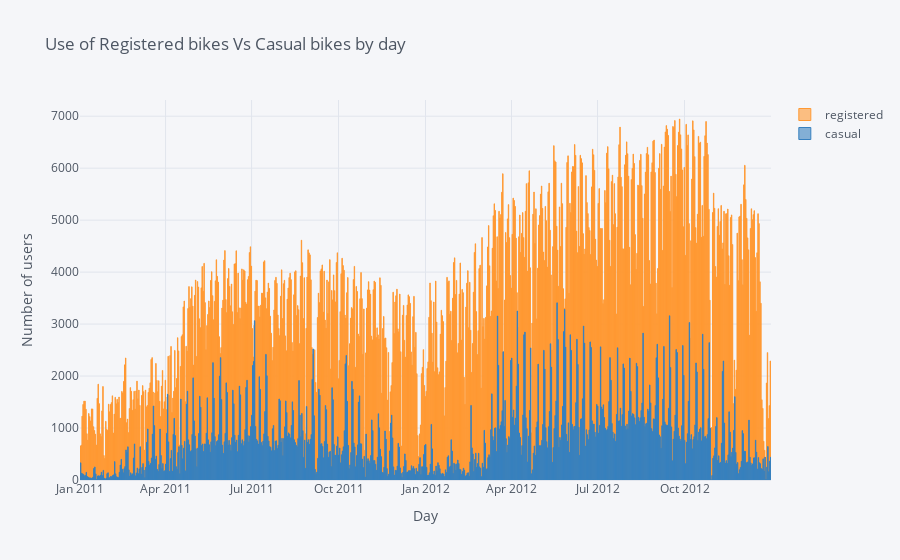

Notebook code for this chart:
### Code cell
daily[['registered','casual']].iplot(kind='bar',
                            title='Use of Registered bikes Vs Casual bikes by day',         
                            xTitle='Day',
                            yTitle='Number of users')

### Figure 1 — Plotly figure (JSON) as saved in the notebook; plotly's stock layout.template omitted (floating-point values rounded to 4 significant figures; data arrays with more than 128 entries replaced by an {"elided": "..."} marker saying what was removed)
{"data": [{"marker": {"color": "rgba(255, 153, 51, 0.6)", "line": {"color": "rgba(255, 153, 51, 1.0)", "width": 1}}, "name": "registered", "orientation": "v", "text": "", "type": "bar", "x": {"elided": "731 str values"}, "y": {"elided": "731 int values"}}, {"marker": {"color": "rgba(55, 128, 191, 0.6)", "line": {"color": "rgba(55, 128, 191, 1.0)", "width": 1}}, "name": "casual", "orientation": "v", "text": "", "type": "bar", "x": {"elided": "731 str values"}, "y": {"elided": "731 int values"}}], "layout": {"legend": {"bgcolor": "#F5F6F9", "font": {"color": "#4D5663"}}, "paper_bgcolor": "#F5F6F9", "plot_bgcolor": "#F5F6F9", "title": {"font": {"color": "#4D5663"}, "text": "Use of Registered bikes Vs Casual bikes by day"}, "xaxis": {"gridcolor": "#E1E5ED", "showgrid": true, "tickfont": {"color": "#4D5663"}, "title": {"font": {"color": "#4D5663"}, "text": "Day"}, "zerolinecolor": "#E1E5ED"}, "yaxis": {"gridcolor": "#E1E5ED", "showgrid": true, "tickfont": {"color": "#4D5663"}, "title": {"font": {"color": "#4D5663"}, "text": "Number of users"}, "zerolinecolor": "#E1E5ED"}}}
